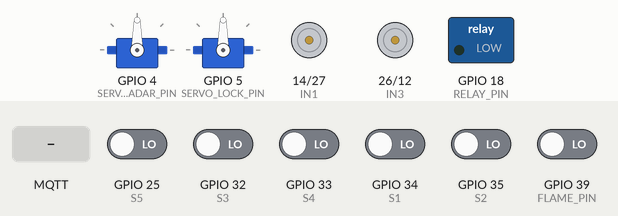
Simulated run of this sketch. Board: ESP32. Parts: 2 × servo, motor-driver pin pairs drawn as motors (green arrow = first pin HIGH = forward, orange = second pin HIGH = backward, longer = more drive, scaled by the enable pin), switched loads named in the sketch (green lamp = pin HIGH). The inputs (shaded band) are chosen by the test bench; at power-on: GPIO 25 (S5), GPIO 32 (S3), GPIO 33 (S4), GPIO 34 (S1), GPIO 35 (S2), GPIO 39 (FLAME_PIN) LOW. WiFi joins after 1.5 s; servers stay silent unless stated; random numbers use the default seed unless the sketch sets one; no MQTT or app messages arrive unless stated; what the sketch prints to the serial monitor is not drawn.

Above: at 2.7 s.
2.8 s: MQTT message "1" arrives on the first subscribed topic
At 3.7 s:
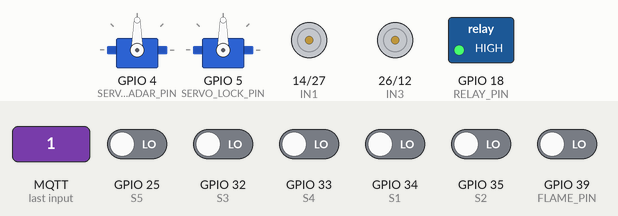
4.8 s: MQTT message "ON" arrives on the first subscribed topic
6.3 s: MQTT message "FIRE_DETECTED" arrives on the first subscribed topic
At 8.5 s:
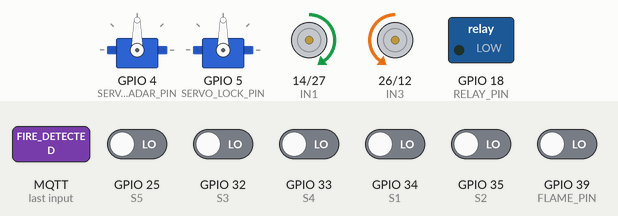
Timing chart, 0 to 11.6 s (numbered marks = the images above; inputs shaded):
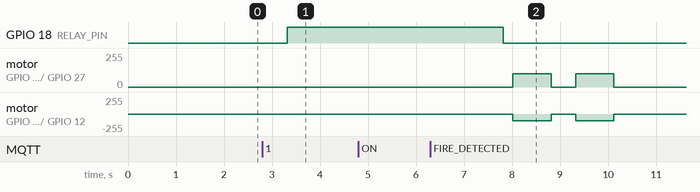

The sketch:

fire_robot.ino
```cpp
#include <ESP32Servo.h>
#include <WiFi.h>
#include <PubSubClient.h>

/* ================= WiFi & MQTT CONFIG ================= */
const char* ssid = "seipa";           // Ganti dengan WiFi Anda
const char* password = "00000001";   // Ganti dengan password WiFi
const char* mqtt_server = "10.22.41.17"; // FIX: hapus spasi depan
const int mqtt_port = 1883;

const char* topic_fire_detected = "robot/fire/detected";  // Subscribe - OpenCV kirim sinyal
const char* topic_status = "robot/status";                 // Publish - status robot

WiFiClient espClient;
PubSubClient client(espClient);

/* ================= PIN LINE SENSOR ================= */
#define S1 34
#define S2 35
#define S3 32
#define S4 33
#define S5 25

/* ================= MOTOR DRIVER ================= */
#define IN1 14
#define IN2 27
#define ENA 13
#define IN3 26
#define IN4 12
#define ENB 23

/* ================= FIRE SYSTEM ================= */
#define FLAME_PIN 39       // LOW = flame detected
#define RELAY_PIN 18

/* ================= SERVO (OPTIONAL) ================= */
#define SERVO_RADAR_PIN 4
#define SERVO_LOCK_PIN 5

Servo servoRadar;
Servo servoLock;

/* ================= PID LINE FOLLOWER ================= */
float Kp = 10;    // Kurangi Kp untuk smooth
float Kd = 4;     // Kurangi Kd
float lastError = 0;
float filteredError = 0;
float alpha = 0.5;

/* ================= SPEED ================= */
int baseSpeed = 100;   // Kecepatan sedang
int maxSpeed = 120;    // Max speed lebih rendah

/* ================= STATE MACHINE ================= */
enum RobotState {
  IDLE,              // Menunggu sinyal MQTT
  MOVING_TO_FIRE,    // Bergerak menuju api mengikuti line
  EXTINGUISHING,     // Memadamkan api (pompa aktif)
  TURN_BACK_FROM_FIRE,   // (NEW) Putar 180 derajat setelah padam
  RETURNING,         // Kembali ke posisi awal
  FINAL_TURN_AT_START,   // (NEW) Putar 180 derajat saat sampai start
  COMPLETED          // Misi selesai
};

RobotState currentState = IDLE;

/* ================= FLAGS & TIMERS ================= */
bool missionActive = false;
unsigned long extinguishStartTime = 0;
const unsigned long extinguishDuration = 5000; // Pompa nyala 5 detik

/* ================================================= */
void setup() {
  Serial.begin(115200);

  // Sensor Setup
  pinMode(S1, INPUT); pinMode(S2, INPUT); pinMode(S3, INPUT);
  pinMode(S4, INPUT); pinMode(S5, INPUT);

  // Motor Setup
  pinMode(IN1, OUTPUT); pinMode(IN2, OUTPUT);
  pinMode(IN3, OUTPUT); pinMode(IN4, OUTPUT);
  pinMode(ENA, OUTPUT); pinMode(ENB, OUTPUT);

  // Fire System Setup
  pinMode(FLAME_PIN, INPUT);
  pinMode(RELAY_PIN, OUTPUT);
  digitalWrite(RELAY_PIN, LOW);

  // Servo Setup
  servoRadar.attach(SERVO_RADAR_PIN);
  servoLock.attach(SERVO_LOCK_PIN);
  servoRadar.write(90);
  servoLock.write(90);

  // WiFi & MQTT Setup
  setupWiFi();
  client.setServer(mqtt_server, mqtt_port);
  client.setCallback(mqttCallback);

  Serial.println("=================================");
  Serial.println("🤖 FIRE FIGHTING ROBOT READY");
  Serial.println("⏸️  STATE: IDLE - Waiting for fire signal...");
  Serial.println("=================================");
}

/* ================================================= */
void loop() {
  // Maintain MQTT connection
  if (!client.connected()) {
    reconnectMQTT();
  }
  client.loop();

  // State Machine
  switch (currentState) {

    /* ========== IDLE - Menunggu sinyal MQTT ========== */
    case IDLE:
      motorStop();
      // Menunggu callback MQTT mengubah state
      break;

    /* ========== MOVING_TO_FIRE - Menuju api ========== */
    case MOVING_TO_FIRE:
      // Cek flame sensor dulu
      if (digitalRead(FLAME_PIN) == LOW) {
        Serial.println("🔥 FLAME SENSOR TRIGGERED!");
        Serial.println("🛑 STOPPING - Preparing to extinguish...");
        currentState = EXTINGUISHING;
        extinguishStartTime = millis();
        motorStop();
        delay(500); // Brief stop
        digitalWrite(RELAY_PIN, HIGH); // Pompa ON
        client.publish(topic_status, "EXTINGUISHING");
        break;
      }

      // Jika belum detect api, terus ikuti line
      lineFollower();
      break;

    /* ========== EXTINGUISHING - Memadamkan api ========== */
    case EXTINGUISHING:
      motorStop(); // Tetap diam

      // Pompa nyala selama durasi yang ditentukan
      if (millis() - extinguishStartTime >= extinguishDuration) {
        digitalWrite(RELAY_PIN, LOW); // Pompa OFF
        Serial.println("💧 PUMP OFF");
        Serial.println("✅ Fire extinguished! Starting return maneuver...");

        // (CHANGE) setelah padam, putar 180 dulu lewat state khusus
        currentState = TURN_BACK_FROM_FIRE;
        client.publish(topic_status, "TURN_BACK_FROM_FIRE");
      }
      break;

    /* ========== TURN_BACK_FROM_FIRE - Putar 180 setelah padam ========== */
    case TURN_BACK_FROM_FIRE:
      motorStop();
      delay(200);

      executeReturnManeuver(); // ini hanya muter 180 sesuai fungsi kamu

      // Setelah muter 180, baru balik line follower
      currentState = RETURNING;
      client.publish(topic_status, "RETURNING");
      break;

    /* ========== RETURNING - Kembali ke start ========== */
    case RETURNING:
      // Cek apakah sudah sampai di posisi start (MARKER START)
      if (isAtStartPosition()) {
        motorStop();
        Serial.println("🏁 ARRIVED AT START POSITION");
        Serial.println("🔄 Final 180° turn at start...");

        currentState = FINAL_TURN_AT_START;
        client.publish(topic_status, "FINAL_TURN_AT_START");
        break;
      }

      // Terus ikuti line kembali ke start
      lineFollower();
      break;

    /* ========== FINAL_TURN_AT_START - Putar 180 di start ========== */
    case FINAL_TURN_AT_START:
      motorStop();
      delay(200);

      rotateInPlace(100, 800); // 180 derajat kedua (kalibrasi sama seperti sebelumnya)
      delay(200);

      Serial.println("✅ MISSION COMPLETED");
      currentState = COMPLETED;
      client.publish(topic_status, "COMPLETED");
      missionActive = false;
      break;

    /* ========== COMPLETED - Misi selesai ========== */
    case COMPLETED:
      motorStop();
      delay(500); // Pause sejenak

      // Reset ke IDLE untuk menunggu misi baru
      Serial.println("🔄 Resetting to IDLE state...");
      currentState = IDLE;
      client.publish(topic_status, "IDLE");
      break;
  }
}

/* ================= WiFi SETUP ================= */
void setupWiFi() {
  delay(10);
  Serial.println();
  Serial.print("📡 Connecting to WiFi: ");
  Serial.println(ssid);

  WiFi.begin(ssid, password);

  while (WiFi.status() != WL_CONNECTED) {
    delay(500);
    Serial.print(".");
  }

  Serial.println();
  Serial.println("✅ WiFi connected!");
  Serial.print("📍 IP address: ");
  Serial.println(WiFi.localIP());
}

/* ================= MQTT RECONNECT ================= */
void reconnectMQTT() {
  while (!client.connected()) {
    Serial.print("🔌 Connecting to MQTT...");

    String clientId = "ESP32FireRobot-";
    clientId += String(random(0xffff), HEX);

    if (client.connect(clientId.c_str())) {
      Serial.println(" connected!");
      client.subscribe(topic_fire_detected);
      client.publish(topic_status, "CONNECTED");
      Serial.println("📩 Subscribed to: " + String(topic_fire_detected));
    } else {
      Serial.print(" failed, rc=");
      Serial.print(client.state());
      Serial.println(" - retrying in 5 seconds");
      delay(500);
    }
  }
}

/* ================= MQTT CALLBACK ================= */
void mqttCallback(char* topic, byte* payload, unsigned int length) {
  String message = "";
  for (int i = 0; i < length; i++) {
    message += (char)payload[i];
  }

  Serial.println("📨 MQTT Message received on topic: " + String(topic));
  Serial.println("📝 Message: " + message);

  // Jika terima sinyal fire detected dari OpenCV
  if (String(topic) == topic_fire_detected) {
    if (message == "1" || message == "ON" || message == "FIRE_DETECTED") {

      // Hanya mulai misi jika state IDLE atau COMPLETED
      if (currentState == IDLE || currentState == COMPLETED) {
        Serial.println("🚨 FIRE ALERT RECEIVED FROM OPENCV!");
        Serial.println("🏃 Starting mission - Moving to fire...");

        currentState = MOVING_TO_FIRE;
        missionActive = true;
        client.publish(topic_status, "MOVING_TO_FIRE");
      } else {
        Serial.println("⚠️  Mission already in progress - ignoring signal");
      }
    }
  }
}

/* ================= LINE FOLLOWER ================= */
void lineFollower() {
  int error = readLineError();
  filteredError = alpha * filteredError + (1 - alpha) * error;
  float derivative = filteredError - lastError;
  lastError = filteredError;

  float output = Kp * filteredError + Kd * derivative;

  // Faktor pengali lebih kecil untuk gerakan smooth
  int leftSpeed  = baseSpeed - output * 20;
  int rightSpeed = baseSpeed + output * 20;

  driveForward(leftSpeed, rightSpeed);
}

/* ================= SENSOR ERROR READING ================= */
int readLineError() {
  // Baca semua sensor (LOW = hitam/garis, HIGH = putih)
  int s1 = digitalRead(S1);
  int s2 = digitalRead(S2);
  int s3 = digitalRead(S3);
  int s4 = digitalRead(S4);
  int s5 = digitalRead(S5);

  // Debug sensor reading (hapus setelah testing)
  static unsigned long lastPrint = 0;
  if (millis() - lastPrint > 500) {
    Serial.print("Sensors: ");
    Serial.print(s1); Serial.print(" ");
    Serial.print(s2); Serial.print(" ");
    Serial.print(s3); Serial.print(" ");
    Serial.print(s4); Serial.print(" ");
    Serial.println(s5);
    lastPrint = millis();
  }

  // TCRT: LOW = detect garis hitam, HIGH = putih
  // Cek kombinasi sensor untuk posisi garis

  // Tengah - garis di sensor 3
  if (s3 == LOW) return 0;

  // Kiri - garis di sensor 2
  if (s2 == LOW && s3 == HIGH) return -1;

  // Kanan - garis di sensor 4
  if (s4 == LOW && s3 == HIGH) return 1;

  // Kiri banget - garis di sensor 1
  if (s1 == LOW) return -2;

  // Kanan banget - garis di sensor 5
  if (s5 == LOW) return 2;

  // Semua putih (lost line) - maintain last error
  if (s1 == HIGH && s2 == HIGH && s3 == HIGH && s4 == HIGH && s5 == HIGH) {
    return (lastError > 0) ? 2 : -2; // Belok ke arah terakhir
  }

  return 0; // Default tengah
}

/* ================= MOTOR CONTROL ================= */
void motorStop() {
  analogWrite(ENA, 0);
  analogWrite(ENB, 0);
  digitalWrite(IN1, LOW);
  digitalWrite(IN2, LOW);
  digitalWrite(IN3, LOW);
  digitalWrite(IN4, LOW);
}

void driveForward(int left, int right) {
  left = constrain(left, 0, maxSpeed);
  right = constrain(right, 0, maxSpeed);

  digitalWrite(IN1, HIGH);
  digitalWrite(IN2, LOW);
  digitalWrite(IN3, HIGH);
  digitalWrite(IN4, LOW);

  analogWrite(ENA, left);
  analogWrite(ENB, right);
}

void driveBackward(int speed) {
  speed = constrain(speed, 0, maxSpeed);

  digitalWrite(IN1, LOW);
  digitalWrite(IN2, HIGH);
  digitalWrite(IN3, LOW);
  digitalWrite(IN4, HIGH);

  analogWrite(ENA, speed);
  analogWrite(ENB, speed);
}

void rotateInPlace(int speed, int duration) {
  speed = constrain(speed, 0, maxSpeed);

  // Rotate kiri (left forward, right backward)
  digitalWrite(IN1, HIGH);
  digitalWrite(IN2, LOW);
  digitalWrite(IN3, LOW);
  digitalWrite(IN4, HIGH);

  analogWrite(ENA, speed);
  analogWrite(ENB, speed);

  delay(duration);
  motorStop();
}

/* ================= RETURN MANEUVER ================= */
void executeReturnManeuver() {
  Serial.println("🔄 Executing 180° turn maneuver...");

  // 2. Rotate 180 derajat
  Serial.println("🔄 Step 2: Rotating 180°...");
  rotateInPlace(100, 800); // Kecepatan sedang untuk rotasi
  delay(300);

  Serial.println("➡️  Step 3: Following line back to start...");
  // State RETURNING akan handle line following
}

/* ================= CHECK START POSITION ================= */
bool isAtStartPosition() {
  // (CHANGE) Lebih aman: marker start = semua sensor LOW (hitam) beberapa kali berturut-turut.
  // Kamu bisa bikin tape hitam melintang / start box hitam.

  int s1 = digitalRead(S1);
  int s2 = digitalRead(S2);
  int s3 = digitalRead(S3);
  int s4 = digitalRead(S4);
  int s5 = digitalRead(S5);

  static int blackCounter = 0;

  if (s1 == LOW && s2 == LOW && s3 == LOW && s4 == LOW && s5 == LOW) {
    blackCounter++;
    if (blackCounter > 8) { // Konfirmasi beberapa kali
      blackCounter = 0;
      return true;
    }
  } else {
    blackCounter = 0;
  }

  return false;
}

/* ================= DEBUG INFO ================= */
void printDebugInfo() {
  Serial.print("State: ");
  switch(currentState) {
    case IDLE: Serial.print("IDLE"); break;
    case MOVING_TO_FIRE: Serial.print("MOVING_TO_FIRE"); break;
    case EXTINGUISHING: Serial.print("EXTINGUISHING"); break;
    case TURN_BACK_FROM_FIRE: Serial.print("TURN_BACK_FROM_FIRE"); break;
    case RETURNING: Serial.print("RETURNING"); break;
    case FINAL_TURN_AT_START: Serial.print("FINAL_TURN_AT_START"); break;
    case COMPLETED: Serial.print("COMPLETED"); break;
  }

  Serial.print(" | Flame: ");
  Serial.print(digitalRead(FLAME_PIN) == LOW ? "DETECTED" : "NONE");

  Serial.print(" | Line: ");
  Serial.print(readLineError());

  Serial.println();
}
```

Measured:
- after the input at 2.8 s, GPIO 18 (RELAY_PIN): LOW → HIGH after 0.51 s
- after the input at 4.8 s, every drawn part: stays the same
- by itself, motor on GPIO 14 (IN1) / GPIO 27 (IN2): alternates forward 100/255 for 0.80 s and stopped for 0.51 s, 4 changes in all, then stays stopped
- by itself, motor on GPIO 26 (IN3) / GPIO 12 (IN4): alternates backward 100/255 for 0.80 s and stopped for 0.51 s, 4 changes in all, then stays stopped
